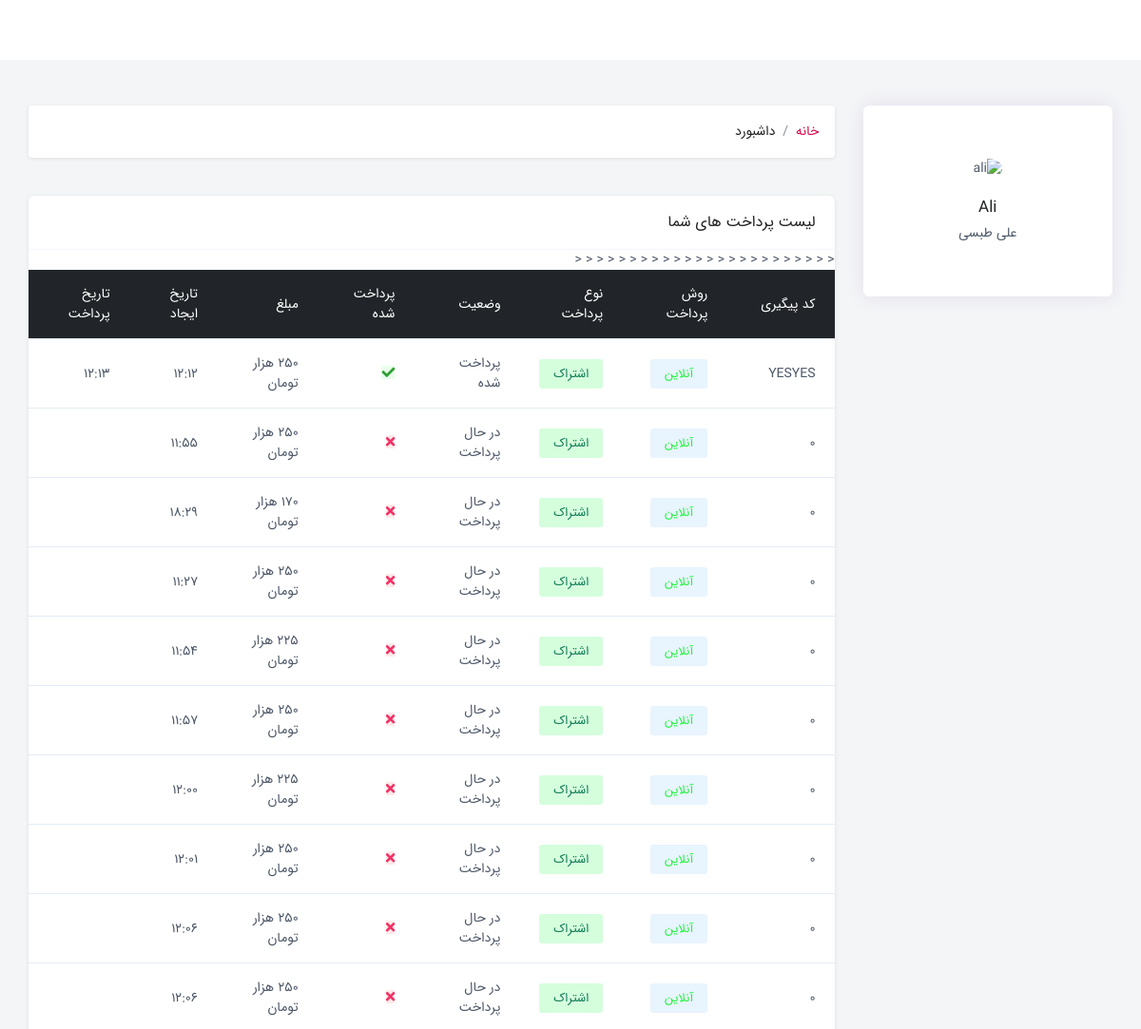
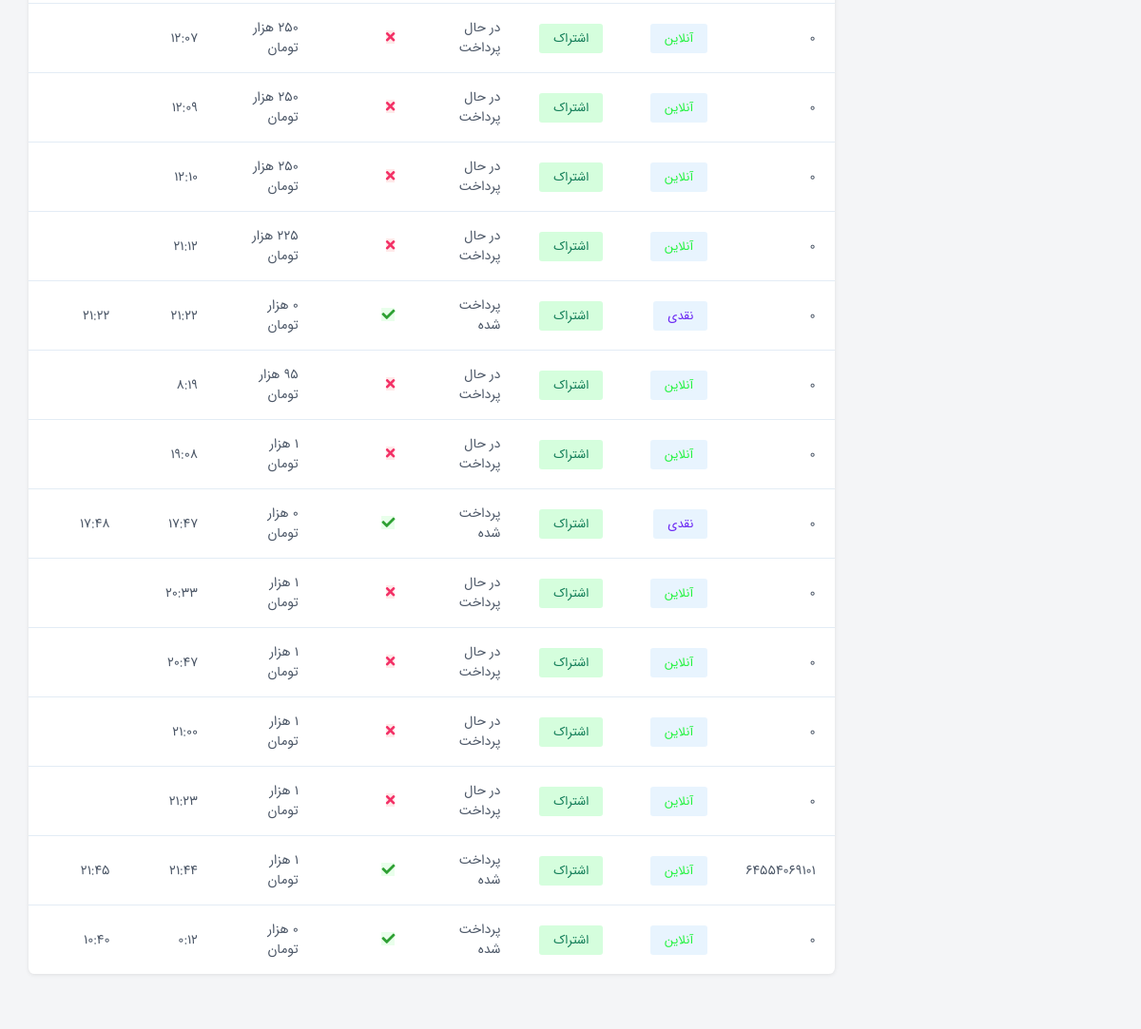
/user/user-payments (signed in), run on the app's committed database (2 pictures, top to bottom).
### ks_account/models.py (models this page shows, shortened)
class User(AbstractUser):
    GENDER_MALE = 'M'
    GENDER_FEMALE = 'F'
    GENDER_CHOICES = (
        (GENDER_MALE, 'Male',),
        (GENDER_FEMALE, 'Female',),
    )
    mobile = models.CharField(max_length=11, null=False, blank=False)
    mobile_active_code = models.IntegerField(null=True, blank=True)
    is_delete = models.BooleanField(default=False)
    avatar = models.ImageField(upload_to='users', null=True, blank=True)
    email_active_code = models.IntegerField(null=True, blank=True)
    date_edited = models.DateTimeField(default=timezone.now)
    gender = models.CharField(max_length=1, choices=GENDER_CHOICES)
    birthday = models.DateTimeField(null=True, blank=True)
    presenting_code = models.CharField(max_length=10, null=True, blank=True)
    presenter = models.ForeignKey(settings.AUTH_USER_MODEL, null=True, blank=True, on_delete=models.SET_NULL)
    about_user = models.TextField(null=True, blank=True)
    address = models.TextField(null=True, blank=True)
    objects = UserManager()

### ks_subscription/models.py (models this page shows, shortened)
class Payment(models.Model):
    SUBSCRIPTION = 1
    COURSE = 2
    CAMPAIGN = 3
    TYPE_CHOICES = (
        (SUBSCRIPTION, 'اشتراک',),
        (COURSE, 'دوره',),
        (CAMPAIGN, 'کمپین',),
    )
    CASH = 1
    ZARINPAL = 2
    GIFT = 3
    METHOD_TYPE_CHOICES = (
        (CASH, 'نقدی',),
        (ZARINPAL, 'آنلاین',),
        (GIFT, 'هدیه',),
    )
    id = models.BigAutoField(primary_key=True)
    user = models.ForeignKey(User, on_delete=models.CASCADE)
    method = models.IntegerField(choices=METHOD_TYPE_CHOICES, null=True, blank=True,
                                 default=ZARINPAL)  # naghdi ya online (choice field)
    ref_code = models.CharField(default='0', max_length=20, null=False, blank=False)
    is_paid = models.BooleanField(default=False)
    price = models.IntegerField(default=0, null=False, blank=False)
    status = models.CharField(max_length=100, choices=PaymentStatus.CHOICES, null=True, blank=True)
    error = models.CharField(max_length=100, null=True, blank=True)
    type = models.IntegerField(choices=TYPE_CHOICES, null=True, blank=True)
    create_date = models.DateTimeField(default=timezone.now, null=False, blank=False)
    payment_date = models.DateTimeField(null=True, blank=True)
    @property
    def get_price(self):
        return int(self.price / 1000)

### ks_user_panel/views.py (the view)
# urls.py: path('user-payments', PaymentsPage.as_view(), name='user_payments'),
@method_decorator(login_required, name='dispatch')
class PaymentsPage(TemplateView):
    template_name = 'user_panel_payments.html'
    def get_context_data(self, *args, **kwargs):
        context = super(PaymentsPage, self).get_context_data()
        user = self.request.user
        current_user: User = User.objects.filter(id=user.id).first()
        avatar = Avatar.objects.filter(is_main=True).first()
        payments = Payment.objects.filter(user_id=current_user.id)
        context['avatar'] = avatar
        context['payments'] = payments
        context['current_user'] = user
        return context

### polls/templatetags/poll_extras.py (called while the page is built)
@register.filter(name='show_jalali_date')
def show_jalali_date(value):
    return date2jalali(value)

### ks_user_panel/templates/user_panel_payments.html (shortened to what this page needs)
{% extends 'shared/_MainLayout.html' %}
{% load thumbnail %}
{% load jalali_tags %}
{% load render_partial %}
{% load sorl_thumbnail %}
{% load poll_extras %}
{% load static %}
{% block content %}
    <br><br><br>
    <section class="gray pt-5">
        <div class="container">
            <div class="row">
                <div class="col-lg-3 col-md-3">
                    <div class="dashboard-navbar">
                        <div class="d-user-avater">
                            {% if current_user.is_superuser %}
                                {% thumbnail avatar.avatar_admin "x120" quality=90  as im %}
                                    <img src="{{ im.url }}" class="img-fluid avater" alt="{{ current_user.username }}">
                                {% endthumbnail %}
                            {% elif current_user.is_staff %}
                                {% thumbnail avatar.avatar_staff "x120" quality=90  as im %}
                                    <img src="{{ im.url }}" class="img-fluid avater" alt="{{ current_user.username }}">
                                {% endthumbnail %}
                            {% else %}
                                {% thumbnail avatar.avatar "x120" quality=90  as im %}
                                    <img src="{{ im.url }}" class="img-fluid avater" alt="{{ current_user.username }}">
                                {% endthumbnail %}
                            {% endif %}
                            <h4>{{ current_user.username }}</h4>
                            {% if current_user.get_full_name %}
                                <span>{{ current_user.get_full_name }}</span>
                            {% endif %}
                        </div>
                    </div>
                </div>
                <div class="col-lg-9 col-md-9 col-sm-12">
                    <div class="row">
                        <div class="col-lg-12 col-md-12 col-sm-12 pb-4">
                            <nav aria-label="breadcrumb">
                                <ol class="breadcrumb">
                                    <li class="breadcrumb-item"><a href="#">خانه</a></li>
                                    <li class="breadcrumb-item active" aria-current="page">داشبورد</li>
                                </ol>
                            </nav>
                        </div>
                    </div>
                    <div class="row">
								<div class="col-lg-12 col-md-12 col-sm-12">
									<div class="dashboard_container">
										<div class="dashboard_container_header">
											<div class="dashboard_fl_1">
												<h4>لیست پرداخت های شما</h4>
											</div>
										</div>
										<div class="dashboard_container_body">
											<div class="table-responsive">
												<table class="table">
													<thead class="thead-dark">
														<tr>
															<th scope="col">کد پیگیری</th>
															<th scope="col">روش پرداخت</th>
															<th scope="col">نوع پرداخت</th>
															<th scope="col">وضعیت</th>
															<th scope="col">پرداخت شده</th>
															<th scope="col">مبلغ</th>
															<th scope="col">تاریخ ایجاد</th>
															<th scope="col">تاریخ پرداخت</th>
														</tr>
													</thead>
													<tbody>
                                                        {% for payment in payments %}
                                                            <tr>
															<td> {{ payment.ref_code }} </td>
															<td>
                                                                {% if payment.method == 1 %}
                                                                    <span class="payment_method cash">{{ payment.METHOD_TYPE_CHOICES.0.1 }}</span>
                                                                {% elif payment.method == 2 %}
                                                                    <span class="payment_method online">{{ payment.METHOD_TYPE_CHOICES.1.1 }}</span>
                                                                {% elif payment.method == 3 %}
                                                                    <span class="payment_method gift">{{ payment.METHOD_TYPE_CHOICES.2.1 }}</span>
                                                                {% else %}
                                                                    <span class="payment_method unknown">نامشخص</span>
                                                                {% endif %}
                                                            </td>
                                                            <td>
                                                                {% if payment.type == 1 %}
                                                                    <span class="payment_type subscription">{{ payment.TYPE_CHOICES.0.1 }}</span>
                                                                {% elif payment.type == 2 %}
                                                                    <span class="payment_type course">{{ payment.TYPE_CHOICES.1.1 }}</span>
                                                                {% else %}
                                                                    <span class="payment_type unknown">نامشخص</span>
                                                                {% endif %}
                                                            </td>
															<td> {{ payment.status }} </td>
															<td>
                                                                {% if payment.is_paid == True %}
                                                                    <i class="fa fa-check alert-success"></i>
                                                                {% elif payment.is_paid == False %}
                                                                    <i class="fa fa-times alert-danger"></i>
                                                                {% else %}
                                                                    <i class="fa fa-exclamation alert-warning"></i>
                                                                {% endif %}
                                                            </td>
															<td> {{ payment.get_price }} هزار تومان </td>
															<td>
                                                                {{ payment.create_date | time }}
                                                            </td>
															<td>
                                                                {{ payment.payment_date | time }}
                                                            </td>
														</tr>
                                                        {% endfor %}
													</tbody>
												</table>
											</div>
										</div>
									</div>
								</div>
							</div>
                </div>
            </div>
        </div>
    </section>
{% endblock %}

### assets/assets/css/my-custom.css (style rules this page uses)
*:before, *:after { content: ''; }
html { color: rgb(238, 238, 238); background: #f0ebdc; }
span.payment_method { padding: 5px 15px; border-radius: 3px; font-size: 13px; background: #f4f5f7; }
span.payment_method.cash { color: #6721f3; background: rgba(33, 150, 243, 0.1); }
span.payment_method.online { color: #21f33d; background: rgba(33, 150, 243, 0.1); }
span.payment_type { padding: 5px 15px; border-radius: 3px; font-size: 13px; background: #f4f5f7; }
span.payment_type.subscription { color: #117c57; background: rgba(23, 246, 68, 0.18); }

### data on the page
User: username "Ali", get_full_name "علی طبسی"
Payment: ref_code "YESYES", METHOD_TYPE_CHOICES.1.1 "آنلاین", TYPE_CHOICES.0.1 "اشتراک", status "پرداخت شده", is_paid True (drawn), create_date "12:12", payment_date "12:13"
Payment: ref_code "0", METHOD_TYPE_CHOICES.1.1 "آنلاین", TYPE_CHOICES.0.1 "اشتراک", status "در حال پرداخت", is_paid False (drawn), create_date "11:55"
Payment: ref_code "0", METHOD_TYPE_CHOICES.1.1 "آنلاین", TYPE_CHOICES.0.1 "اشتراک", status "در حال پرداخت", is_paid False (drawn), create_date "18:29"
Payment: ref_code "0", METHOD_TYPE_CHOICES.1.1 "آنلاین", TYPE_CHOICES.0.1 "اشتراک", status "در حال پرداخت", is_paid False (drawn), create_date "11:27"
Payment: ref_code "0", METHOD_TYPE_CHOICES.1.1 "آنلاین", TYPE_CHOICES.0.1 "اشتراک", status "در حال پرداخت", is_paid False (drawn), create_date "11:54"
Payment: ref_code "0", METHOD_TYPE_CHOICES.1.1 "آنلاین", TYPE_CHOICES.0.1 "اشتراک", status "در حال پرداخت", is_paid False (drawn), create_date "11:57"
Payment: ref_code "0", METHOD_TYPE_CHOICES.1.1 "آنلاین", TYPE_CHOICES.0.1 "اشتراک", status "در حال پرداخت", is_paid False (drawn), create_date "12:00"
Payment: ref_code "0", METHOD_TYPE_CHOICES.1.1 "آنلاین", TYPE_CHOICES.0.1 "اشتراک", status "در حال پرداخت", is_paid False (drawn), create_date "12:01"
Payment: ref_code "0", METHOD_TYPE_CHOICES.1.1 "آنلاین", TYPE_CHOICES.0.1 "اشتراک", status "در حال پرداخت", is_paid False (drawn), create_date "12:06"
Payment: ref_code "0", METHOD_TYPE_CHOICES.1.1 "آنلاین", TYPE_CHOICES.0.1 "اشتراک", status "در حال پرداخت", is_paid False (drawn), create_date "12:06"
Payment: ref_code "0", METHOD_TYPE_CHOICES.1.1 "آنلاین", TYPE_CHOICES.0.1 "اشتراک", status "در حال پرداخت", is_paid False (drawn), create_date "12:07"
Payment: ref_code "0", METHOD_TYPE_CHOICES.1.1 "آنلاین", TYPE_CHOICES.0.1 "اشتراک", status "در حال پرداخت", is_paid False (drawn), create_date "12:09"
Payment: ref_code "0", METHOD_TYPE_CHOICES.1.1 "آنلاین", TYPE_CHOICES.0.1 "اشتراک", status "در حال پرداخت", is_paid False (drawn), create_date "12:10"
Payment: ref_code "0", METHOD_TYPE_CHOICES.1.1 "آنلاین", TYPE_CHOICES.0.1 "اشتراک", status "در حال پرداخت", is_paid False (drawn), create_date "21:12"
Payment: ref_code "0", METHOD_TYPE_CHOICES.0.1 "نقدی", TYPE_CHOICES.0.1 "اشتراک", status "پرداخت شده", is_paid True (drawn), create_date "21:22", payment_date "21:22"
Payment: ref_code "0", METHOD_TYPE_CHOICES.1.1 "آنلاین", TYPE_CHOICES.0.1 "اشتراک", status "در حال پرداخت", is_paid False (drawn), create_date "8:19"
Payment: ref_code "0", METHOD_TYPE_CHOICES.1.1 "آنلاین", TYPE_CHOICES.0.1 "اشتراک", status "در حال پرداخت", is_paid False (drawn), create_date "19:08"
Payment: ref_code "0", METHOD_TYPE_CHOICES.0.1 "نقدی", TYPE_CHOICES.0.1 "اشتراک", status "پرداخت شده", is_paid True (drawn), create_date "17:47", payment_date "17:48"
Payment: ref_code "0", METHOD_TYPE_CHOICES.1.1 "آنلاین", TYPE_CHOICES.0.1 "اشتراک", status "در حال پرداخت", is_paid False (drawn), create_date "20:33"
Payment: ref_code "0", METHOD_TYPE_CHOICES.1.1 "آنلاین", TYPE_CHOICES.0.1 "اشتراک", status "در حال پرداخت", is_paid False (drawn), create_date "20:47"
Payment: ref_code "0", METHOD_TYPE_CHOICES.1.1 "آنلاین", TYPE_CHOICES.0.1 "اشتراک", status "در حال پرداخت", is_paid False (drawn), create_date "21:00"
Payment: ref_code "0", METHOD_TYPE_CHOICES.1.1 "آنلاین", TYPE_CHOICES.0.1 "اشتراک", status "در حال پرداخت", is_paid False (drawn), create_date "21:23"
Payment: ref_code "64554069101", METHOD_TYPE_CHOICES.1.1 "آنلاین", TYPE_CHOICES.0.1 "اشتراک", status "پرداخت شده", is_paid True (drawn), create_date "21:44", payment_date "21:45"
Payment: ref_code "0", METHOD_TYPE_CHOICES.1.1 "آنلاین", TYPE_CHOICES.0.1 "اشتراک", status "پرداخت شده", is_paid True (drawn), create_date "0:12", payment_date "10:40"
